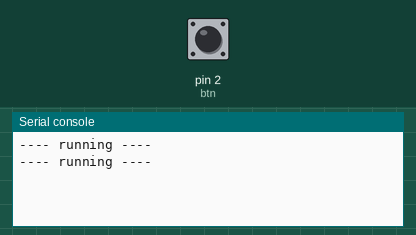
A program run on a simulated MicroPython board. Parts: the last lines printed to the serial console. The inputs (shaded band) are chosen by the test bench; at power-on: pin 2 (btn) HIGH. Library files of the repository ran but are not shown: easybutton.py.

Above: at 1.2 s.
1.3 s: pin 2 (btn) pulled LOW for 0.15 s
At 1.9 s:
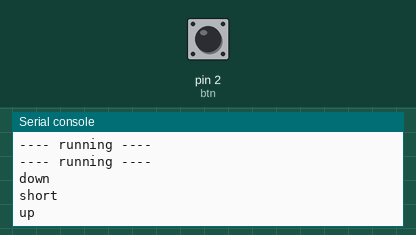
2.9 s: pin 2 (btn) pulled LOW for 1 s
At 3.13 s:
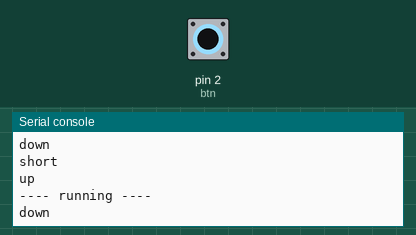
5.4 s: pin 2 (btn) pulled LOW for 3.2 s
At 5.98 s:
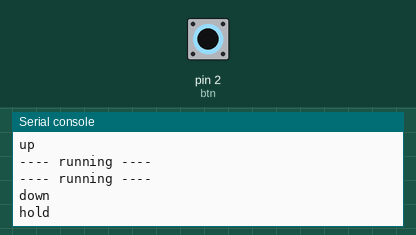

The program:

main.py
```python
import time
from machine import Pin
from lib.easybutton import EasyButton

# Initialize the button
btn = Pin(2, Pin.IN, Pin.PULL_UP)
# if there are any non-standard naming, please submit a PR, thanks.
# 如果有不规范的命名，请提交 PR，谢谢
b = EasyButton(btn)

# Define functions, they can be defined first or later used as anonymous functions
# 定义函数，可以先定义，也可以后续使用匿名函数
def test():
    print("up")

# Set trigger functions for the button
b.down_func = lambda: print("down")  # Executed when the button is pressed  # 按钮按下时执行
b.hold_func = lambda: print("hold")  # Executed at regular intervals after the button is pressed  # 按钮按下后，每隔一段时间执行一次
b.short_func = lambda: print("short")  # Executed when the button is short pressed and released  # 按钮短按后，松开时执行
b.long_func = (print, "long")  # Executed when the button is long pressed and released  # 按钮长按后，松开时执行
b.up_func = test  # Executed when the button is released  # 按钮松开时执行函数

# Since an interrupt is used, the code can continue to execute, and it will only pause when the button is pressed.
# 由于使用了中断，所以后续可以继续执行代码，只有在按钮被按下时才会暂停继续执行的代码，松开则恢复
# This loop is not necessary, it's just for demonstration purposes. It's not necessary in actual use.
# 这里的循环并不是必须，仅为演示使用，实际使用中并非必要
while True:
    print("---- running ----")
    time.sleep(1)
```

Measured:
- after the input at 1.3 s, the serial console: prints a new line at once (image 1)
